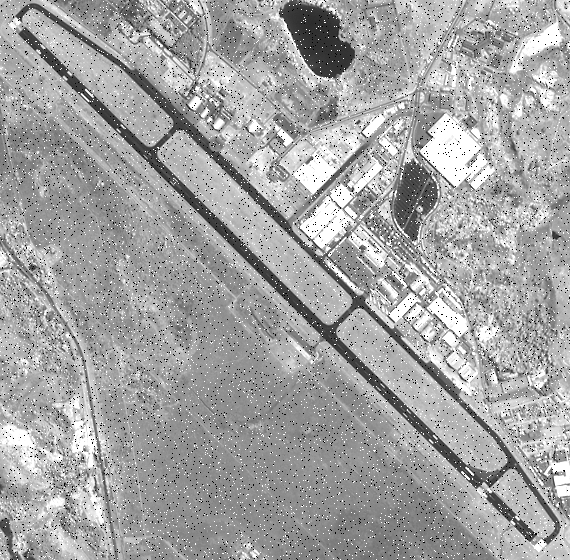
#> input picture Spyder/Realce_de_Borda/sjaeroruido.tif, 570 x 560 px
$ python Prewit.py
#> lines starting #> are read from the running program, lines starting #| are printed output that depends on the picture
import numpy as np
import skimage.io as io
import matplotlib.pyplot as plt

# sjaeroruido.tif

img_path = "sjaeroruido.tif"

matrizPrincipal = np.array([[0, 1, 1],
                            [-1, 0, 1],
                            [-1, -1, 0]])

matrizSecundaria = np.array([[-1, -1, 0],
                             [-1, 0, 1],
                             [0, 1, 1]])

def convolucao(img_path, kernel):
    # Lê a imagem
    img = io.imread(img_path)

    # Cria a matriz filtrada
    rows, cols = img.shape
    img_filtered = np.zeros((rows, cols), dtype=np.float16)

    # Itera sobre a imagem ignorando as bordas
    for i in range(1, rows - 1):
        for j in range(1, cols - 1):
            # Cria uma submatriz do tamanho da mascara
            subMatrix = img[i - 1: i + 2, j - 1: j + 2]

            # Aplica a função da diagonal principal
            novo_pixel = int(np.sum(kernel * subMatrix))

            # Salva na coordenada original (descontando o pad)
            img_filtered[i, j] = novo_pixel

    return img_filtered


def mostraImagens(tittles=[], imgs=[]):
    nrows, ncols = 0,0

    total = len(imgs)

    c = int((nrows + ncols) / 2)
    r = c+1 if ((nrows + ncols) % 2) != 0 else c

    fig, axes = plt.subplots(r, c, figsize=(12, 10))

if __name__ == '__main__':
    img = io.imread(img_path)
#> img is the input picture: shape (560, 570); min 0, max 255, mean 162.7
    img_d_principal = convolucao(img_path, matrizPrincipal)
#> after the loop in convolucao, `for i in range(1, rows - 1):`:
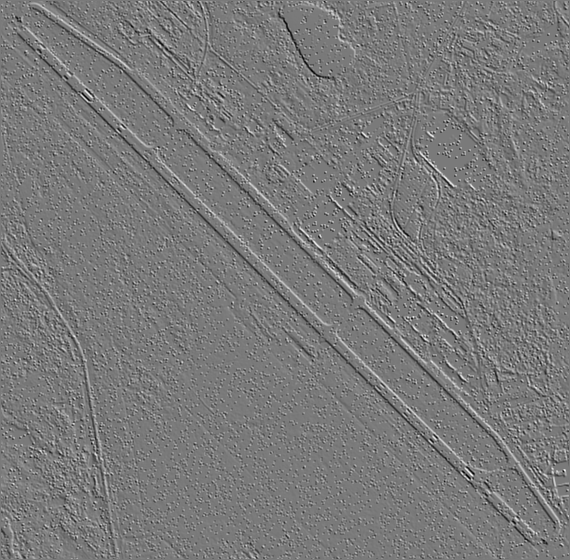
#> img_filtered: shape (560, 570) float16; min -647, max 701, mean 0.3; drawn with min black and max white
    img_d_secundario = convolucao(img_path, matrizSecundaria)
#> call 2 of convolucao, with img_path = 'sjaeroruido.tif', kernel = array of shape (3, 3)
#> after the loop in convolucao (call 2), `for i in range(1, rows - 1):`:
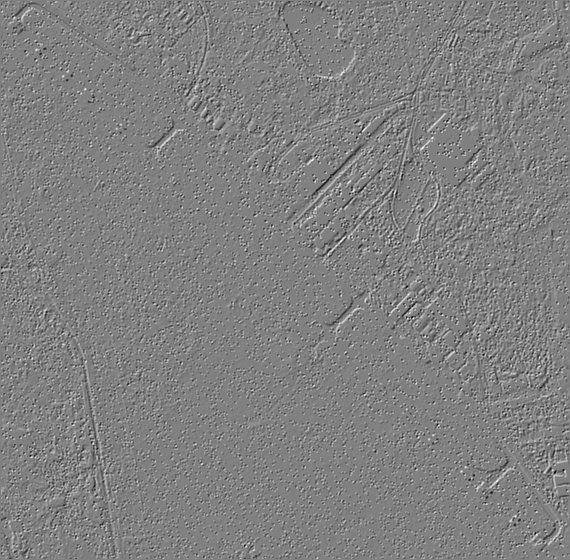
#> img_filtered: shape (560, 570) float16; min -626, max 613, mean -0.1; drawn with min black and max white
    img_final = img_d_secundario + img_d_principal
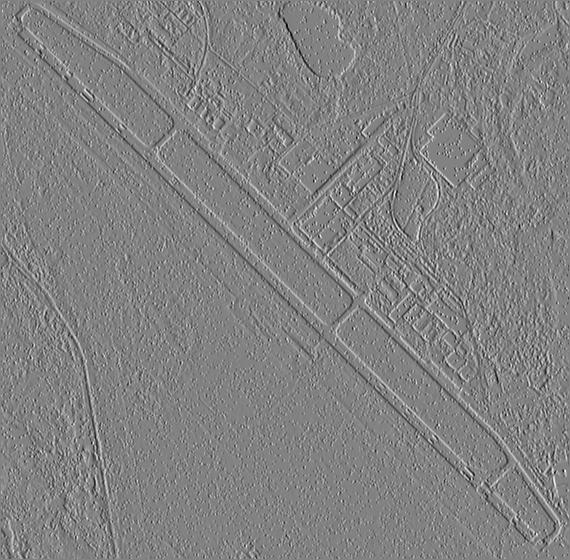
#> img_final: shape (560, 570) float16; min -906, max 871, mean 0.2; drawn with min black and max white

    fig, axes = plt.subplots(2, 2, figsize=(12, 10))

    # Lista de dados para facilitar o loop de exibição
    tittles = ['Original', 'Diagonal Principal', 'Diagonal Secundária', 'Realce Completo']
    images = [img, img_d_principal, img_d_secundario, img_final]

    # Itera sobre os eixos e as imagens para plotar
    for i, ax in enumerate(axes.flat):
        ax.imshow(images[i], cmap='gray', vmin=0, vmax=255)
        ax.set_title(tittles[i], fontsize=12)
        ax.axis('off')

    plt.tight_layout()
    plt.show()
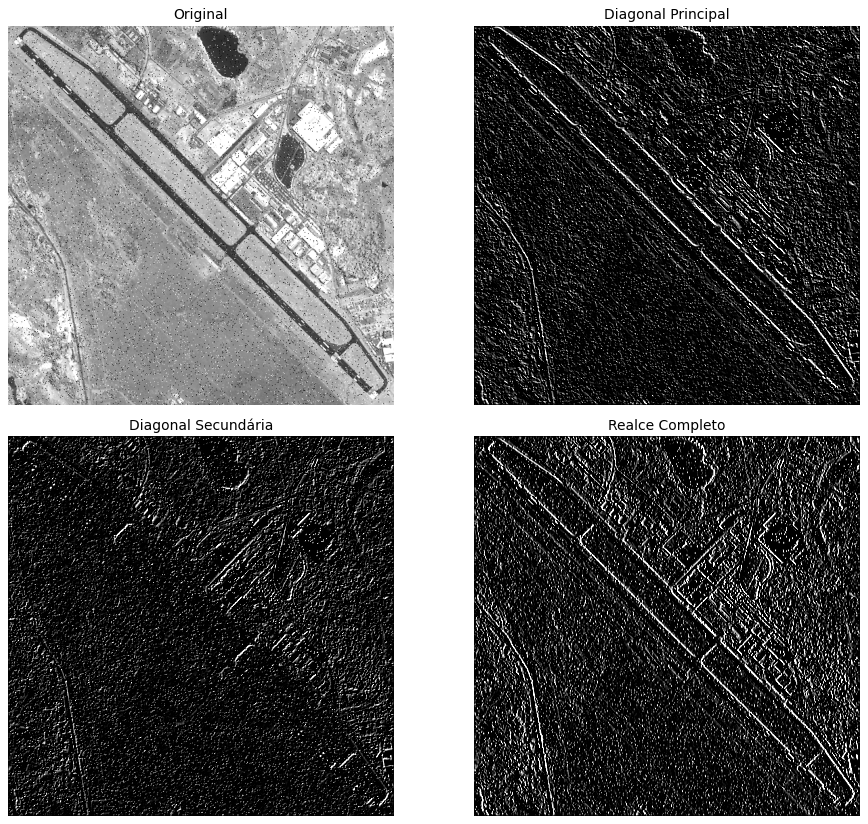
#> figure drawn by matplotlib, 4 panels
